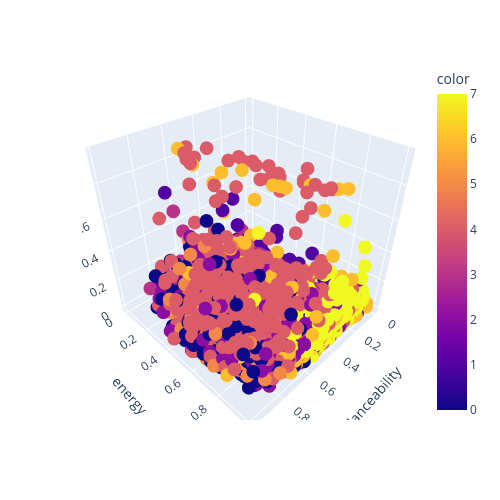

Notebook source saved alongside this figure:
### Markdown cell above
Run the cell below to see how our clusters look in 3D space, but with our newly scaled data.

### Code cell
fig_scaled = px.scatter_3d(spotify_numeric,
                           x='danceability',
                           y='energy',
                           z='speechiness',
                           color=labels_scaled,
                           width=500,
                           height=500)
fig_scaled.show()

### Figure 1 — Plotly figure (JSON) as saved in the notebook; plotly's stock layout.template omitted (floating-point values rounded to 4 significant figures; data arrays with more than 128 entries replaced by an {"elided": "..."} marker saying what was removed)
{"data": [{"hovertemplate": "danceability=%{x}<br>energy=%{y}<br>speechiness=%{z}<br>color=%{marker.color}<extra></extra>", "legendgroup": "", "marker": {"color": {"elided": "10000 int values"}, "coloraxis": "coloraxis", "symbol": "circle"}, "mode": "markers", "name": "", "scene": "scene", "showlegend": false, "type": "scatter3d", "x": {"elided": "10000 float values"}, "y": {"elided": "10000 float values"}, "z": {"elided": "10000 float values"}}], "layout": {"coloraxis": {"colorbar": {"title": {"text": "color"}}, "colorscale": [[0, "#0d0887"], [0.1111, "#46039f"], [0.2222, "#7201a8"], [0.3333, "#9c179e"], [0.4444, "#bd3786"], [0.5556, "#d8576b"], [0.6667, "#ed7953"], [0.7778, "#fb9f3a"], [0.8889, "#fdca26"], [1, "#f0f921"]]}, "height": 500, "legend": {"tracegroupgap": 0}, "margin": {"t": 60}, "scene": {"domain": {"x": [0, 1], "y": [0, 1]}, "xaxis": {"title": {"text": "danceability"}}, "yaxis": {"title": {"text": "energy"}}, "zaxis": {"title": {"text": "speechiness"}}}, "width": 500}}
